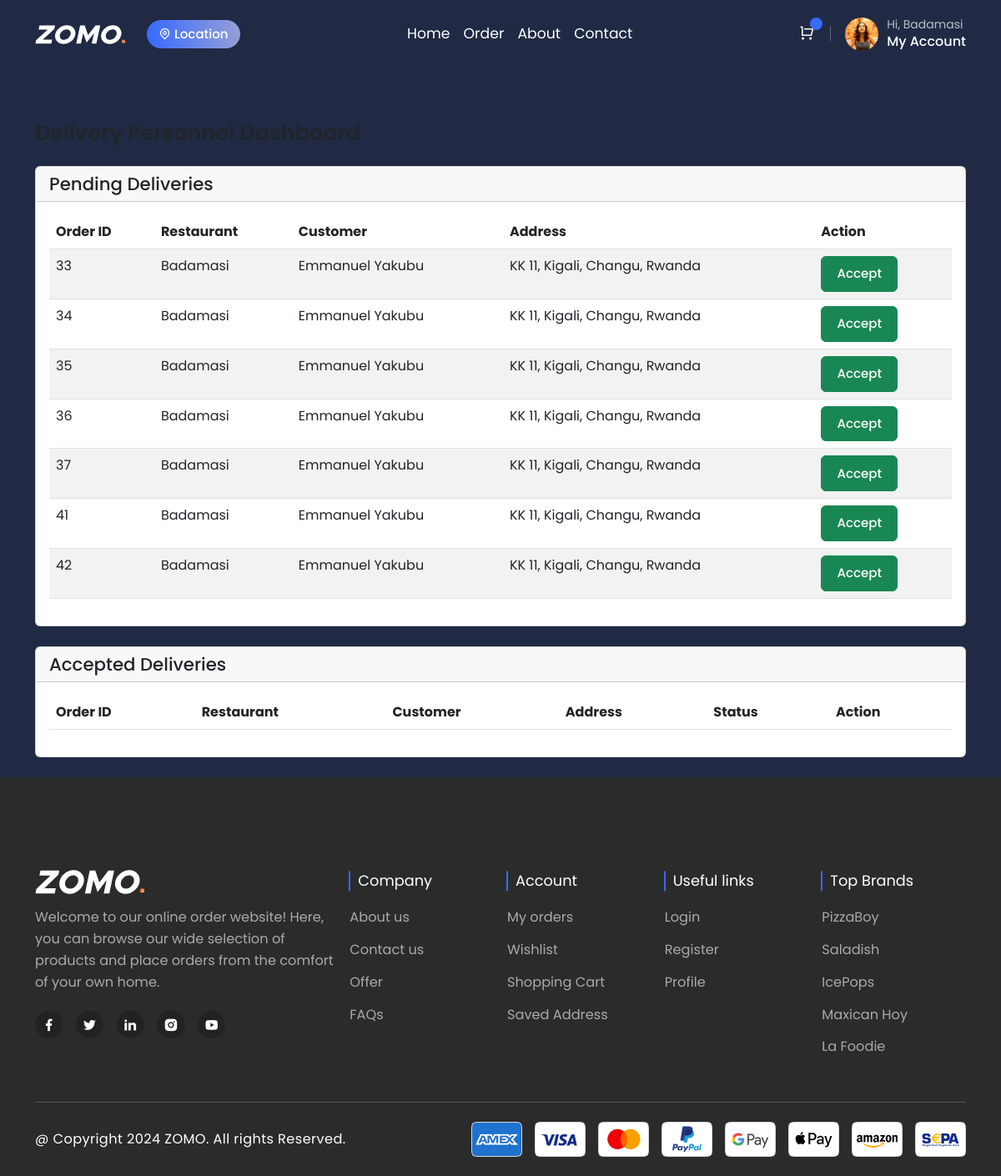
The page /delivery/ (signed in) on the database as committed earlier.
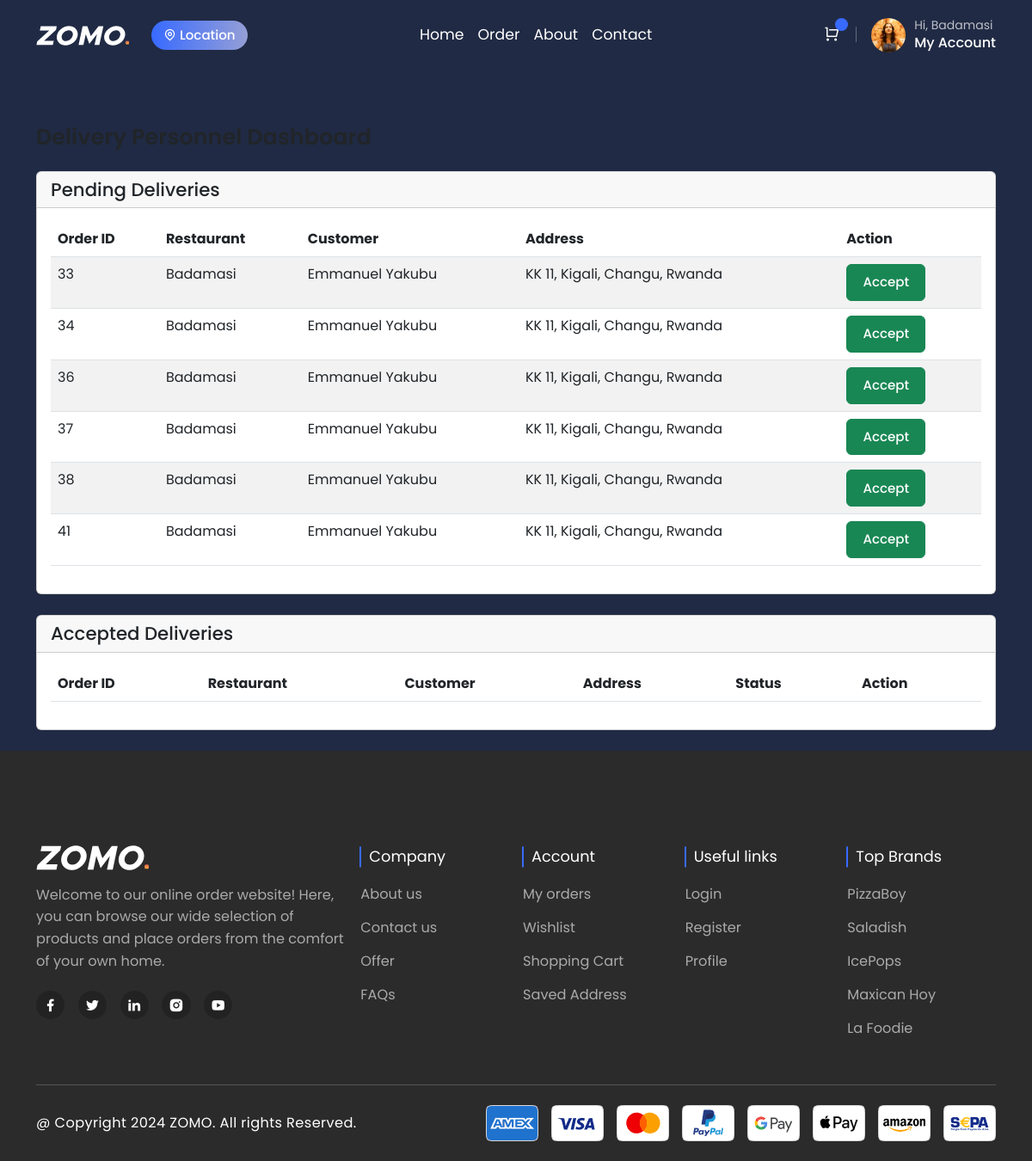
The same page on the database as committed later.
### restaurant/models.py (models this page shows, shortened)
class Order(models.Model):
    STATUS_CHOICES=[
        ('Pending', 'Pending'),
        ('Preparing', 'Preparing'),
        ('Out for delivery', 'Out for delivery'),
        ('Delivered', 'Delivered'),
        ('Cancelled', 'Cancelled'),
        ('Ready for Delivery', 'Ready for Delivery'),
    ]
    PAYMENT_CHOICES=[
        ('Cash', 'Cash'),
        ('Card', 'Card'),
    ]
    user = models.ForeignKey(settings.AUTH_USER_MODEL, on_delete=models.CASCADE, related_name='orders', null=True, blank=True)
    reference = models.CharField(max_length=100, unique=True, blank=True, null=True)
    payment_status = models.BooleanField(default=False)
    restaurant = models.ForeignKey(Restaurant, on_delete=models.CASCADE, related_name='orders', null=True, blank=True)
    items = models.ManyToManyField(MenuItem, related_name='orders')
    total = models.DecimalField(max_digits=6, decimal_places=2)
    order_time = models.DateTimeField(auto_now_add=True)
    delivery_person = models.ForeignKey('delivery.DeliveryPerson', on_delete=models.SET_NULL, related_name='orders', null=True, blank=True)
    delivery_address = models.CharField(max_length=100, blank=True, null=True, default='')
    is_visible_to_restaurant = models.BooleanField(default=False)  # New field
    status = models.CharField(max_length=50, choices=STATUS_CHOICES, default='Pending')
    payment_method = models.CharField(max_length=50, choices=PAYMENT_CHOICES, default='Card')
    payment_status = models.BooleanField(default=False)
    restaurant_otp_code = models.CharField(max_length=6, blank=True, null=True)
    customer_otp_code = models.CharField(max_length=6, blank=True, null=True)

class Restaurant(models.Model):
    name = models.CharField(max_length=100)
    description = models.TextField()
    address = models.ForeignKey('RestaurantAddress', on_delete=models.SET_NULL, null=True, related_name='restaurants', blank=True)
    phone = models.CharField(max_length=20)
    owner = models.ForeignKey(settings.AUTH_USER_MODEL, on_delete=models.CASCADE, related_name='restaurants', null=True, blank=True)
    image = models.ImageField(upload_to='restaurants/', null=True, blank=True)
    rating = models.DecimalField(max_digits=3, decimal_places=2, default=0)
    delivery_time = models.IntegerField(default=30)
    is_open = models.BooleanField(default=True)
    average_cost = models.DecimalField(max_digits=6, decimal_places=2, default=0)

### user/models.py (models this page shows, shortened)
class User(AbstractBaseUser, PermissionsMixin):
    ROLE_CHOICES = [
        ('customer', 'Customer'),
        ('restaurant', 'Restaurant'),
        ('delivery_person', 'Delivery Person'),
    ]
    email = models.EmailField(_('email address'), unique=True)
    first_name = models.CharField(_('first name'), max_length=30, blank=True)
    last_name = models.CharField(_('last name'), max_length=30, blank=True)
    is_active = models.BooleanField(_('active'), default=True)
    is_staff = models.BooleanField(_('staff status'), default=False)
    role = models.CharField(max_length=15, choices=ROLE_CHOICES, default='customer')
    date_joined = models.DateTimeField(_('date joined'), default=timezone.now)
    groups = models.ManyToManyField(Group, related_name='custom_user_set', blank=True)
    user_permissions = models.ManyToManyField(Permission, related_name='custom_user_permissions_set', blank=True)
    phone_number = models.CharField(max_length=15, blank=True)
    objects = UserManager()
    USERNAME_FIELD = 'email'  # Set email as the unique identifier for authentication
    EMAIL_FIELD = 'email'
    REQUIRED_FIELDS = []

### delivery/views.py (the view)
# urls.py: path('delivery/', views.delivery_dashboard, name='delivery_dashboard'),
@login_required
def delivery_dashboard(request):
    try:
        delivery_person = DeliveryPerson.objects.get(user=request.user)
    except DeliveryPerson.DoesNotExist:
        delivery_person = None
    pending_deliveries = Order.objects.filter(status='Ready for Delivery')
    accepted_deliveries = Order.objects.filter(status__in=['Out for delivery', 'Accepted', 'Delivered'], delivery_person=delivery_person)
    context = {
        'pending_deliveries': pending_deliveries,
        'accepted_deliveries': accepted_deliveries,
    }
    return render(request, 'delivery/delivery.html', context)

### delivery/templates/delivery/delivery.html (shortened to what this page needs)
{% extends 'customer/base.html' %}
{% block content %}
{%load static%}
<br><br><br><br>
<div class="container mt-5">
    <h2 class="mb-4">Delivery Personnel Dashboard</h2>
    <div class="card mb-4">
        <div class="card-header">
            <h3>Pending Deliveries</h3>
        </div>
        <div class="card-body">
            <table class="table table-striped" id="pending-deliveries-table">
                <thead>
                    <tr>
                        <th>Order ID</th>
                        <th>Restaurant</th>
                        <th>Customer</th>
                        <th>Address</th>
                        <th>Action</th>
                    </tr>
                </thead>
                <tbody>
                    {% for order in pending_deliveries %}
                    <tr id="order-{{ order.id }}">
                        <td>{{ order.id }}</td>
                        <td>{{ order.restaurant.name }}</td>
                        <td>{{ order.user.first_name }} {{order.user.last_name}}</td>
                        <td>{{ order.delivery_address }}</td>
                        <td>
                            <form method="POST" action="{% url 'accept_delivery' order.id %}">
                                <button type="submit" class="btn btn-success">Accept</button>
                            </form>
                        </td>
                    </tr>
                    {% endfor %}
                </tbody>
            </table>
        </div>
    </div>
    <div class="card mb-4">
        <div class="card-header">
            <h3>Accepted Deliveries</h3>
        </div>
        <div class="card-body">
            <table class="table table-striped">
                <thead>
                    <tr>
                        <th>Order ID</th>
                        <th>Restaurant</th>
                        <th>Customer</th>
                        <th>Address</th>
                        <th>Status</th>
                        <th>Action</th>
                    </tr>
                </thead>
            </table>
        </div>
    </div>
</div>
{% endblock %}

Rows that differ between the two databases and show on the page:
no longer on this page (row edited): Order: id "35", restaurant.name "Badamasi", user.first_name "Emmanuel", user.last_name "Yakubu", delivery_address "KK 11, Kigali, Changu, Rwanda"
no longer on this page (row edited): Order: id "42", restaurant.name "Badamasi", user.first_name "Emmanuel", user.last_name "Yakubu", delivery_address "KK 11, Kigali, Changu, Rwanda"
now on this page (row edited): Order: id "38", restaurant.name "Badamasi", user.first_name "Emmanuel", user.last_name "Yakubu", delivery_address "KK 11, Kigali, Changu, Rwanda"
